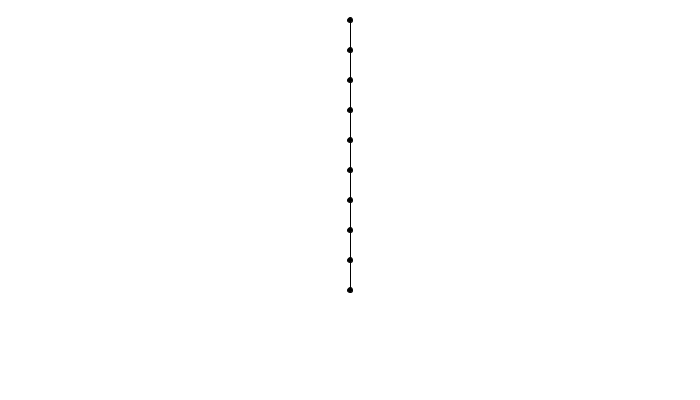
Frame 1 (no input)
Frame 60 (the mouse pressed at the canvas centre just before this capture): identical to frame 1, image omitted
Frame 120 (the mouse held since frame 60 and released just before this capture): identical to frame 1, image omitted

The Processing sketch that drew this single still picture (run headless with seeded random() and noise(); from frame 60 on, the mouse is pressed at the canvas centre):

// Processing sketch: processing_40948
// ── processing_40948.pde

float x[] = new float[10];
float y[] = new float[10];

float xdisplace[] = new float[10];
float mySize = 5;

int amountlines = 10;

void setup()
{
  background(255);
  size(700,400);
  fill(0);
  smooth();

  int i = 0;
  while(i < 10) {
    x[i] = width/2;
    y[i] = i*30+20;
    xdisplace[i] = 0;
    i=i+1;
  }
}

void draw()
{
  background(255);

  int i = 0;
  while(i < 10) {

    if(dist(mouseX,mouseY,x[i],y[i]) < 50) {
      float xdist = (x[i] - mouseX)/5;
      x[i] = x[i] + xdist;
      xdisplace[i] = xdisplace[i] + xdist;
    }

    x[i] = x[i] - (xdisplace[i]/20);  
    xdisplace[i] = xdisplace[i] - (xdisplace[i]/20);

    ellipse(x[i],y[i],mySize,mySize);

    if(i > 0) {
      line(x[i], y[i], x[i-1], y[i-1]);
    }

    i=i+1;
  }
}
